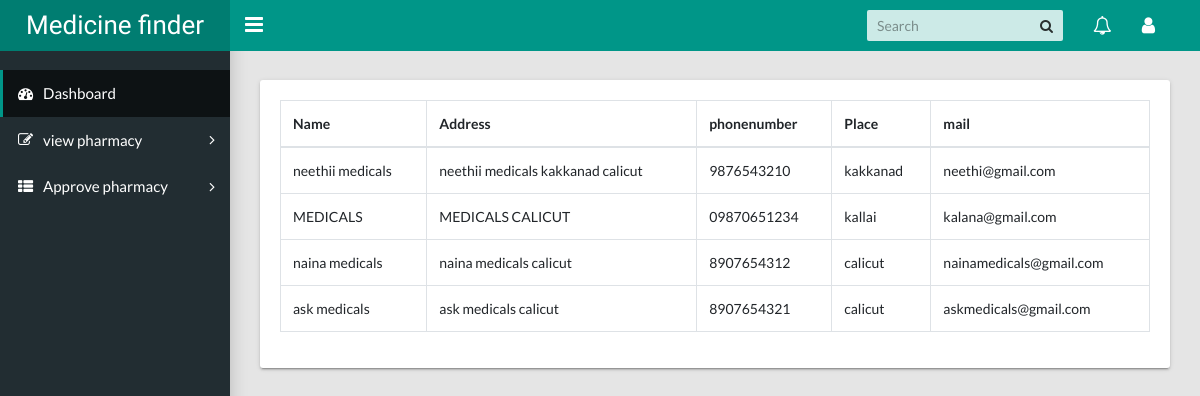
Page /approvepharmacy on the earlier database version.
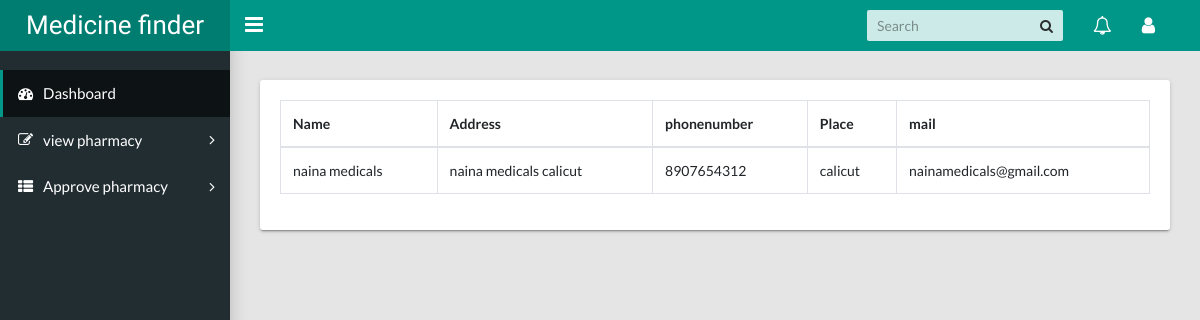
Same page on the later database version.
### myapp/models.py (models this page shows)
class pharmacyreg(models.Model):
    Login_id=models.ForeignKey(Login,on_delete=models.CASCADE)
    name=models.CharField(max_length=30)
    address=models.CharField(max_length=80)
    phone=models.CharField(max_length=30)
    place=models.CharField(max_length=30)
    email=models.EmailField(max_length=30)
    username=models.CharField(max_length=30)
    password=models.CharField(max_length=30)
    role=models.CharField(max_length=20)
    pharmacystatus=models.CharField(max_length=10)
    def __str__(self):
        return self.place

### medicinefinder/views.py (the view)
# urls.py: path("approvepharmacy",views.admin_approvepharmacy,name="admin_approvepharmacy"),
def admin_approvepharmacy(request):
    data=pharmacyreg.objects.all()
    print(data)
    return render(request,'Approvedpharmacy.html',{'data':data})

### medicinefinder/templates/Approvedpharmacy.html (shortened to what this page needs)
<!DOCTYPE html>
<html lang="en">
  <head>
    <link rel="stylesheet" type="text/css" href="../static/css/main.css">
    <link rel="stylesheet" type="text/css" href="https://maxcdn.bootstrapcdn.com/font-awesome/4.7.0/css/font-awesome.min.css">
  </head>
  <body class="app sidebar-mini">
    <header class="app-header"><a class="app-header__logo" href="">Medicine finder</a>
      <a class="app-sidebar__toggle" href="#" data-toggle="sidebar" aria-label="Hide Sidebar"></a>
      <ul class="app-nav">
        <li class="app-search">
          <input class="app-search__input" type="search" placeholder="Search">
          <button class="app-search__button"><i class="fa fa-search"></i></button>
        </li>
        <li class="dropdown"><a class="app-nav__item" href="#" data-toggle="dropdown" aria-label="Show notifications"><i class="fa fa-bell-o fa-lg"></i></a>
        </li>
        <li class="dropdown"><a class="app-nav__item" href="#" data-toggle="dropdown" aria-label="Open Profile Menu"><i class="fa fa-user fa-lg"></i></a>
        </li>
      </ul>
    </header>
    <aside class="app-sidebar">
      <ul class="app-menu">
        <li><a class="app-menu__item active" href="{% url 'admin_dashboard' %}"><i class="app-menu__icon fa fa-dashboard"></i><span class="app-menu__label">Dashboard</span></a></li>
        <li class="treeview"><a class="app-menu__item" href="{% url 'admin_viewpharmacy' %}" data-toggle="treeview"><i class="app-menu__icon fa fa-edit"></i><span class="app-menu__label">view pharmacy</span><i class="treeview-indicator fa fa-angle-right"></i></a>
        </li>
        <li class="treeview"><a class="app-menu__item" href="{% url 'admin_approvepharmacy' %}" data-toggle="treeview"><i class="app-menu__icon fa fa-th-list"></i><span class="app-menu__label">Approve pharmacy</span><i class="treeview-indicator fa fa-angle-right"></i></a>
        </li>
    </aside>
    <main class="app-content">
        <div class="row">
          <div class="col-md-12">
            <div class="tile">
              <div class="tile-body">
                <div class="table-responsive">
                  <table class="table table-hover table-bordered" id="sampleTable">
                        <thead>
                          <tr>
                            <th>Name</th>
                            <th>Address</th>
                            <th>phonenumber</th>
                            <th>Place</th>
                            <th>mail</th>
                          </tr>
                        </thead>
                        <tbody>
                          {% for i in data %}
                          {% if i.pharmacystatus == "0" %}
                          <tr>
                            <td>{{i.name}}</td>
                            <td>{{i.address}}</td>
                            <td>{{i.phone}}</td>
                            <td>{{i.place}}</td>
                            <td>{{i.email}}</td>
                          </tr>
                          {% endif %}
                          {% endfor %}
                        </tbody>
                </div>
              </div>
            </div>
          </div>
        </div>
      </main>
  </body>
</html>

Differences in the rows shown:
no longer on this page (row edited): pharmacyreg: name "neethii medicals", address "neethii medicals kakkanad calicut", phone "9876543210", place "kakkanad", email "neethi@gmail.com"
no longer on this page (row edited): pharmacyreg: name "MEDICALS", address "MEDICALS CALICUT", phone "09870651234", place "kallai", email "kalana@gmail.com"
removed pharmacyreg: name "ask medicals", address "ask medicals calicut", phone "8907654321", place "calicut", email "askmedicals@gmail.com"
